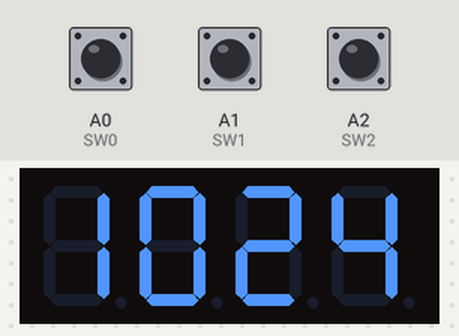
Simulated run of this sketch. Board: Arduino Uno, built with avr-gcc and run on an emulated ATmega328P. Parts: 4-digit seven-segment display. Wiring (inferred from the names in the program): 4-digit 7-segment display, segments lit when LOW: segments pin 2, pin 3, pin 4, pin 5, pin 6, pin 7, pin 8, pin 9; digit selects pin 10, pin 11, pin 12, pin 13. Inputs (shaded band) come from the test bench; at power-on: A0 (SW0) HIGH, A1 (SW1) HIGH, A2 (SW2) HIGH. The local clock reads 2024-03-15 10:24:30 at power-on unless the sketch sets it; the segment pins are drawn as the display they are named for; what the sketch prints to the serial monitor is not drawn.

Above: at 1.9 s.
At 11.3 s:
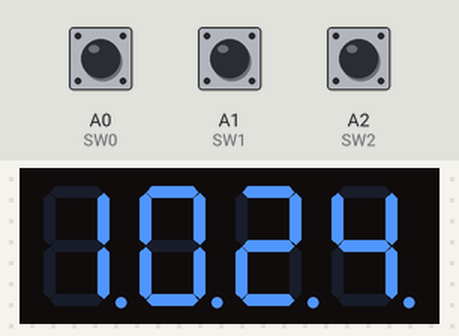
11.4 s: A0 (SW0) pulled LOW for 3 s
At 14.28 s:
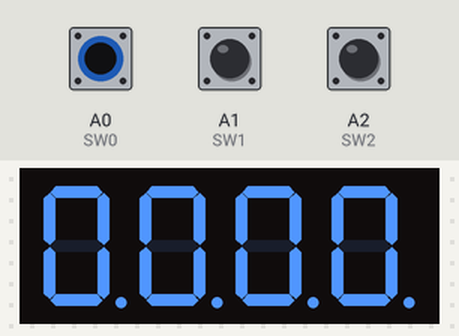
Timing chart, 0 to 15.8 s (numbered marks = the images above; inputs shaded):
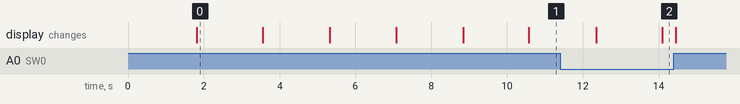

The sketch:

led_clock.ino
```cpp
int digit1 = 10; //PWM Display pin 3 and 8 pins of segment display A1
int digit2 = 11; //PWM same as above A2
int digit3 = 12; //PWM same as above A3
int digit4 = 13; //PWM same as above A4

//Pin mapping from Arduino to the ATmega DIP28 if you need it
//http://www.arduino.cc/en/Hacking/PinMapping
int segA = 2; //Display pin A
int segB = 3; //Display pin b
int segC = 4; //Display pin c
int segD = 5; //Display pin d
int segE = 6; //Display pin e
int segF = 7; //Display pin f
int segG = 8; //Display pin g
int segDP = 9;// Display pin dot
int red  = 1;
int blue = 0;
byte SW0 = A0;
byte SW1 = A1;
byte SW2 = A2;
#include <TimeLib.h>
#include <Wire.h>
#include "RTClib.h"
RTC_DS1307 RTC;

void setup() {

  Wire.begin();
  RTC.begin();

Wire.endTransmission();

  if (! RTC.isrunning()) {
    Serial.println("RTC is NOT running!");

    RTC.adjust(DateTime(__DATE__, __TIME__));
  }
  pinMode(segA, OUTPUT);
  pinMode(segB, OUTPUT);
  pinMode(segC, OUTPUT);
  pinMode(segD, OUTPUT);
  pinMode(segE, OUTPUT);
  pinMode(segF, OUTPUT);
  pinMode(segG, OUTPUT);
  pinMode(segDP, OUTPUT);
  pinMode(digit1, OUTPUT);
  pinMode(digit2, OUTPUT);
  pinMode(digit3, OUTPUT);
  pinMode(digit4, OUTPUT);
  pinMode(red   , OUTPUT);
  pinMode(blue   , OUTPUT);
  Serial.begin(9600);
   pinMode(SW0, INPUT);  // for this use a slide switch
  pinMode(SW1, INPUT);  // N.O. push button switch
  pinMode(SW2, INPUT);  // N.O. push button switch

  digitalWrite(SW0, HIGH); // pull-ups on
  digitalWrite(SW1, HIGH);
  digitalWrite(SW2, HIGH);
 Serial.println("test for time:");
}
void loop() {
digitalWrite(segDP, HIGH);
  DateTime now = RTC.now();
  int timp = now.hour()*100+now.minute();
  Serial.print(now.hour(), DEC);
  Serial.print(":");
  Serial.print(now.minute(), DEC);
  Serial.print(" -> ");
  Serial.print(timp);

  if (now.hour()>12){
    timp = (now.hour()-12)*100+now.minute();
    digitalWrite(red,HIGH);
  }
  else {
    timp = now.hour()*100+now.minute();
    digitalWrite(blue,HIGH);
  }


   for(int i = 400 ; i >0  ; i--) {
     if (timp > 1000) displayNumber01(timp);
     else displayNumber02(timp);
   }

   for(int i = 400 ; i >0  ; i--) {
     if (timp > 1000) displayNumber03(timp);
     else displayNumber04(timp);
   }
if (!(digitalRead(SW0)))
  set_time(); // hold the switch to set time

}
void set_time()   {
  byte minutes1 = 0;
  byte hours1 = 0;
  byte minutes = minute();
  byte hours = hour();

  while (!digitalRead(SW0))  // set time switch must be released to exit
  {
    minutes1=minutes;
    hours1=hours;


    while (!digitalRead(SW1)) // set minutes
    {
     minutes++;

    if (minutes > 59)
    minutes = 0;
     for(int i = 20 ; i >0  ; i--)
     {
       int timp= hours*100+minutes;
     if (timp > 1000)
     displayNumber01(timp);
     else displayNumber02(timp);
     }
    delay(150);
    }

    while (!digitalRead(SW2)) // set hours
    {
     hours++;

     if (hours > 23)
     hours = 0;

     for(int i = 20 ; i >0  ; i--) {
     int timp= hours*100+minutes;
     if (timp > 1000)
     displayNumber01(timp);
     else displayNumber02(timp);
     }
    delay(150);
    }
     for(int i = 20 ; i >0  ; i--) {
     displayNumber01(hours*100+minutes);
     }
     setTime(hours,minutes,0,0,0,0);
 //  delay(150);

  }

}
void displayNumber01(int toDisplay) {
#define DISPLAY_BRIGHTNESS  1000

#define DIGIT_ON  HIGH
#define DIGIT_OFF  LOW

  for(int digit = 4 ; digit > 0 ; digit--) {
    switch(digit) {
    case 1:
     digitalWrite(digit1, DIGIT_ON);
     digitalWrite(segDP, LOW);
      break;
   case 2:
      digitalWrite(digit2, DIGIT_ON);
      digitalWrite(segDP, LOW);
      break;
    case 3:
      digitalWrite(digit3, DIGIT_ON);
      digitalWrite(segDP, LOW);
      break;
    case 4:
      digitalWrite(digit4, DIGIT_ON);
      digitalWrite(segDP, LOW);
      break;
    }
    lightNumber(toDisplay % 10);
    toDisplay /= 10;
    delayMicroseconds(DISPLAY_BRIGHTNESS);
    lightNumber(10);
    digitalWrite(digit1, DIGIT_OFF);
    digitalWrite(digit2, DIGIT_OFF);
    digitalWrite(digit3, DIGIT_OFF);
    digitalWrite(digit4, DIGIT_OFF);
}
}

void displayNumber02(int toDisplay) {
#define DISPLAY_BRIGHTNESS  1000

#define DIGIT_ON  HIGH
#define DIGIT_OFF  LOW

  for(int digit = 4 ; digit > 0 ; digit--) {

    //Turn on a digit for a short amount of time
    switch(digit) {
    case 1:
     lightNumber(10);
     digitalWrite(segDP, LOW);
     break;
   case 2:
      digitalWrite(digit2, DIGIT_ON);
      digitalWrite(segDP, LOW);
      break;
    case 3:
      digitalWrite(digit3, DIGIT_ON);
      digitalWrite(segDP, LOW);
      break;
    case 4:
      digitalWrite(digit4, DIGIT_ON);
      digitalWrite(segDP, LOW);
      break;
    }
    lightNumber(toDisplay % 10);
    toDisplay /= 10;
    delayMicroseconds(DISPLAY_BRIGHTNESS);

     //Turn off all segments
    lightNumber(10);

    //Turn off all digits
    digitalWrite(digit1, DIGIT_OFF);
    digitalWrite(digit2, DIGIT_OFF);
    digitalWrite(digit3, DIGIT_OFF);
    digitalWrite(digit4, DIGIT_OFF);
}
}

void displayNumber03(int toDisplay) {
#define DISPLAY_BRIGHTNESS  1000

#define DIGIT_ON  HIGH
#define DIGIT_OFF  LOW

  for(int digit = 4 ; digit > 0 ; digit--) {

    //Turn on a digit for a short amount of time
    switch(digit) {
    case 1:
     digitalWrite(digit1, DIGIT_ON);
     digitalWrite(segDP, HIGH);
      break;
   case 2:
      digitalWrite(digit2, DIGIT_ON);
      digitalWrite(segDP, HIGH);
      break;
    case 3:
      digitalWrite(digit3, DIGIT_ON);
      digitalWrite(segDP, HIGH);
      break;
    case 4:
      digitalWrite(digit4, DIGIT_ON);
      digitalWrite(segDP, HIGH);
      break;
    }
    lightNumber(toDisplay % 10);
    toDisplay /= 10;
    delayMicroseconds(DISPLAY_BRIGHTNESS);

     //Turn off all segments
    lightNumber(10);

    //Turn off all digits
    digitalWrite(digit1, DIGIT_OFF);
    digitalWrite(digit2, DIGIT_OFF);
    digitalWrite(digit3, DIGIT_OFF);
    digitalWrite(digit4, DIGIT_OFF);
}
}

void displayNumber04(int toDisplay) {
#define DISPLAY_BRIGHTNESS  1000

#define DIGIT_ON  HIGH
#define DIGIT_OFF  LOW

  for(int digit = 4 ; digit > 0 ; digit--) {

    //Turn on a digit for a short amount of time
    switch(digit) {
    case 1:
     lightNumber(10);
     digitalWrite(segDP, HIGH);
     break;
   case 2:
      digitalWrite(digit2, DIGIT_ON);
      digitalWrite(segDP, HIGH);
      break;
    case 3:
      digitalWrite(digit3, DIGIT_ON);
      digitalWrite(segDP, HIGH);
      break;
    case 4:
      digitalWrite(digit4, DIGIT_ON);
      digitalWrite(segDP, HIGH);
      break;
    }
    lightNumber(toDisplay % 10);
    toDisplay /= 10;
    delayMicroseconds(DISPLAY_BRIGHTNESS);

     //Turn off all segments
    lightNumber(10);

    //Turn off all digits
    digitalWrite(digit1, DIGIT_OFF);
    digitalWrite(digit2, DIGIT_OFF);
    digitalWrite(digit3, DIGIT_OFF);
    digitalWrite(digit4, DIGIT_OFF);
}
}


//Given a number, turns on those segments
//If number == 10, then turn off number
void lightNumber(int numberToDisplay) {

#define SEGMENT_ON  LOW
#define SEGMENT_OFF HIGH

  switch (numberToDisplay){

  case 0:
    digitalWrite(segA, SEGMENT_ON);
    digitalWrite(segB, SEGMENT_ON);
    digitalWrite(segC, SEGMENT_ON);
    digitalWrite(segD, SEGMENT_ON);
    digitalWrite(segE, SEGMENT_ON);
    digitalWrite(segF, SEGMENT_ON);
    digitalWrite(segG, SEGMENT_OFF);
    break;

  case 1:
    digitalWrite(segA, SEGMENT_OFF);
    digitalWrite(segB, SEGMENT_ON);
    digitalWrite(segC, SEGMENT_ON);
    digitalWrite(segD, SEGMENT_OFF);
    digitalWrite(segE, SEGMENT_OFF);
    digitalWrite(segF, SEGMENT_OFF);
    digitalWrite(segG, SEGMENT_OFF);
    break;

  case 2:
    digitalWrite(segA, SEGMENT_ON);
    digitalWrite(segB, SEGMENT_ON);
    digitalWrite(segC, SEGMENT_OFF);
    digitalWrite(segD, SEGMENT_ON);
    digitalWrite(segE, SEGMENT_ON);
    digitalWrite(segF, SEGMENT_OFF);
    digitalWrite(segG, SEGMENT_ON);
    break;

  case 3:
    digitalWrite(segA, SEGMENT_ON);
    digitalWrite(segB, SEGMENT_ON);
    digitalWrite(segC, SEGMENT_ON);
    digitalWrite(segD, SEGMENT_ON);
    digitalWrite(segE, SEGMENT_OFF);
    digitalWrite(segF, SEGMENT_OFF);
    digitalWrite(segG, SEGMENT_ON);
    break;

  case 4:
    digitalWrite(segA, SEGMENT_OFF);
    digitalWrite(segB, SEGMENT_ON);
    digitalWrite(segC, SEGMENT_ON);
    digitalWrite(segD, SEGMENT_OFF);
    digitalWrite(segE, SEGMENT_OFF);
    digitalWrite(segF, SEGMENT_ON);
    digitalWrite(segG, SEGMENT_ON);
    break;

  case 5:
    digitalWrite(segA, SEGMENT_ON);
    digitalWrite(segB, SEGMENT_OFF);
    digitalWrite(segC, SEGMENT_ON);
    digitalWrite(segD, SEGMENT_ON);
    digitalWrite(segE, SEGMENT_OFF);
    digitalWrite(segF, SEGMENT_ON);
    digitalWrite(segG, SEGMENT_ON);
    break;

  case 6:
    digitalWrite(segA, SEGMENT_ON);
    digitalWrite(segB, SEGMENT_OFF);
    digitalWrite(segC, SEGMENT_ON);
    digitalWrite(segD, SEGMENT_ON);
    digitalWrite(segE, SEGMENT_ON);
    digitalWrite(segF, SEGMENT_ON);
    digitalWrite(segG, SEGMENT_ON);
    break;

  case 7:
    digitalWrite(segA, SEGMENT_ON);
    digitalWrite(segB, SEGMENT_ON);
    digitalWrite(segC, SEGMENT_ON);
    digitalWrite(segD, SEGMENT_OFF);
    digitalWrite(segE, SEGMENT_OFF);
    digitalWrite(segF, SEGMENT_OFF);
    digitalWrite(segG, SEGMENT_OFF);
    break;

  case 8:
    digitalWrite(segA, SEGMENT_ON);
    digitalWrite(segB, SEGMENT_ON);
    digitalWrite(segC, SEGMENT_ON);
    digitalWrite(segD, SEGMENT_ON);
    digitalWrite(segE, SEGMENT_ON);
    digitalWrite(segF, SEGMENT_ON);
    digitalWrite(segG, SEGMENT_ON);
    break;

  case 9:
    digitalWrite(segA, SEGMENT_ON);
    digitalWrite(segB, SEGMENT_ON);
    digitalWrite(segC, SEGMENT_ON);
    digitalWrite(segD, SEGMENT_ON);
    digitalWrite(segE, SEGMENT_OFF);
    digitalWrite(segF, SEGMENT_ON);
    digitalWrite(segG, SEGMENT_ON);
    break;

  // all segment are ON
  case 10:
    digitalWrite(segA, SEGMENT_OFF);
    digitalWrite(segB, SEGMENT_OFF);
    digitalWrite(segC, SEGMENT_OFF);
    digitalWrite(segD, SEGMENT_OFF);
    digitalWrite(segE, SEGMENT_OFF);
    digitalWrite(segF, SEGMENT_OFF);
    digitalWrite(segG, SEGMENT_OFF);
    break;

  }
}
```

Measured:
- after the input at 11.4 s, the display: first differs from a run without the input after 2.7 s (image 2)
- what the display in image 0 shows lasts 1.8 s, from 1.8 s to 3.6 s
